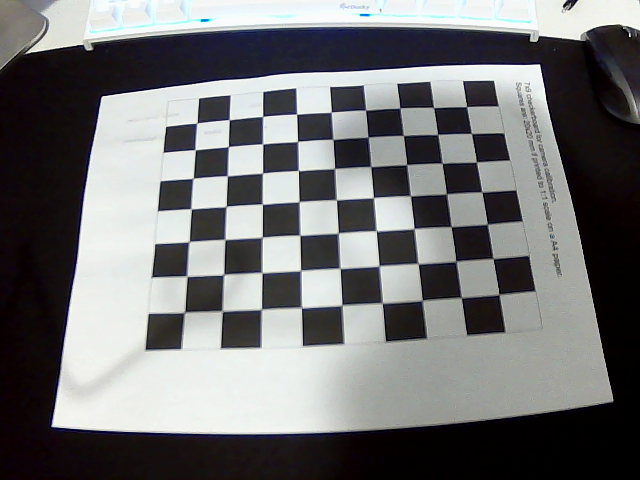
#> input picture camera_calibration/new_calibration_frames/calibration_frame_0.png, 640 x 480 px; its folder holds 4 pictures in this run
$ python camera_calibration.py
#> lines starting #> are read from the running program, lines starting #| are printed output that depends on the picture; after the words box and inside, x2 and y2 are one past the last pixel; in counts of white or black regions, pixels touching at a corner belong together
#https://docs.opencv.org/3.3.0/dc/dbb/tutorial_py_calibration.html
import numpy as np
import cv2
import glob

savedir="data/"

# termination criteria
criteria = (cv2.TERM_CRITERIA_EPS + cv2.TERM_CRITERIA_MAX_ITER, 30, 0.001)
# prepare object points, like (0,0,0), (1,0,0), (2,0,0) ....,(6,5,0)
# using 7x9 checkerboard, 20x20mm squares
objp = np.zeros((7*9,3), np.float32)
objp[:,:2] = np.mgrid[0:9,0:7].T.reshape(-1,2)
# Arrays to store object points and image points from all the images.
objpoints = [] # 3d point in real world space
imgpoints = [] # 2d points in image plane.
images = glob.glob('new_calibration_frames/*.png')
for fname in images:
    img = cv2.imread(fname)
#> img is the input picture: shape (480, 640, 3); mean B, G, R 115.6, 114.7, 114.4
    gray = cv2.cvtColor(img, cv2.COLOR_BGR2GRAY)
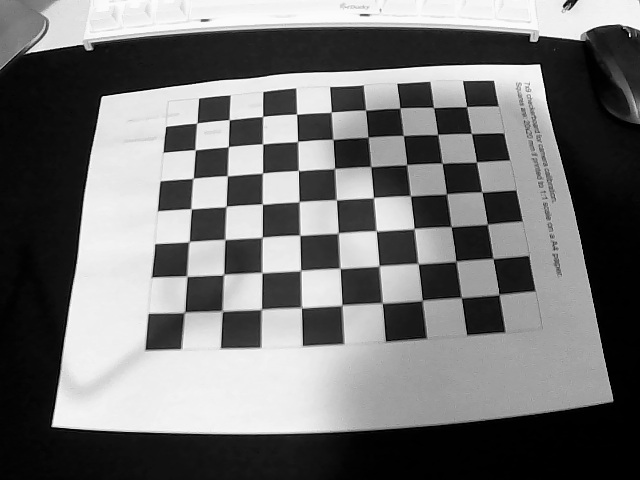
#> gray: shape (480, 640); min 0, max 252, mean 114.7
    # Find the chess board corners
    ret, corners = cv2.findChessboardCorners(gray, (9,7), None)
#> ret = True; corners = 63 rows, first 8: [498.9, 293.4], [461, 297.5], [422.2, 299.5], [382.3, 303.4], [342.1, 304.6], [302.4, 307.2], [261.8, 309.4], [223.8, 311.1]
    # If found, add object points, image points (after refining them)
    if ret == True:
        objpoints.append(objp)
        corners2=cv2.cornerSubPix(gray,corners, (11,11), (-1,-1), criteria)
#> corners2 = 63 rows, first 8: [499, 294.2], [461.2, 297.6], [422.2, 300.3], [382.2, 303.1], [341.8, 305.2], [301.4, 307.6], [261.4, 309.4], [222.2, 311.1]
        imgpoints.append(corners)
        # Draw and display the corners
        cv2.drawChessboardCorners(img, (9,7), corners2, ret)
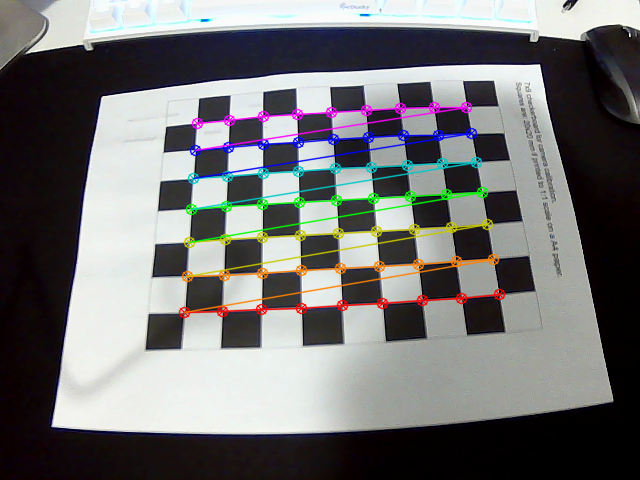
#> img: shape (480, 640, 3); 5.19% of pixels changed, all inside (x1, y1, x2, y2) = (178, 101, 506, 319)
        cv2.imshow('img', img)
        cv2.waitKey(500)
#> pass 2 of the loop `for fname in images:`:
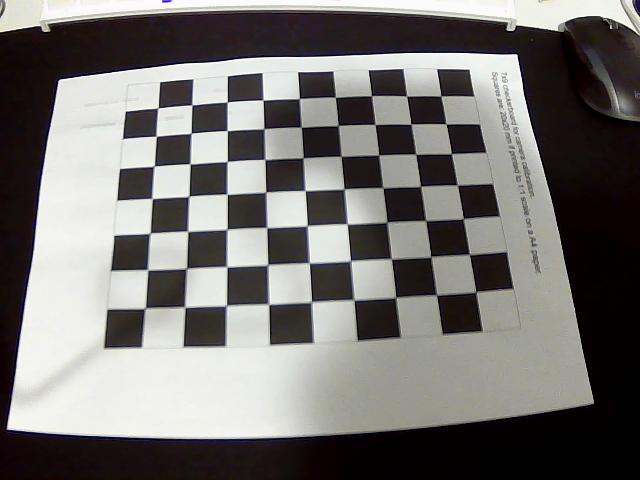
#> input picture camera_calibration/new_calibration_frames/calibration_frame_1.png, 640 x 480 px
#> img is the input picture: shape (480, 640, 3); mean B, G, R 112.9, 115, 117.5
#> corners = 63 rows, first 8: [476, 291.6], [436.7, 295], [396.2, 297], [354.2, 300.4], [311.7, 301.4], [268.9, 304.6], [226.7, 305], [185.1, 307.4]
#> corners2 = 63 rows, first 8: [475.8, 291.8], [436.5, 295], [395.6, 297.4], [353.7, 299.9], [311.4, 301.9], [268.6, 304.2], [226.3, 305.6], [184.8, 307.1]
#> `cv2.drawChessboardCorners(img, (9,7), corners2, ret)`:
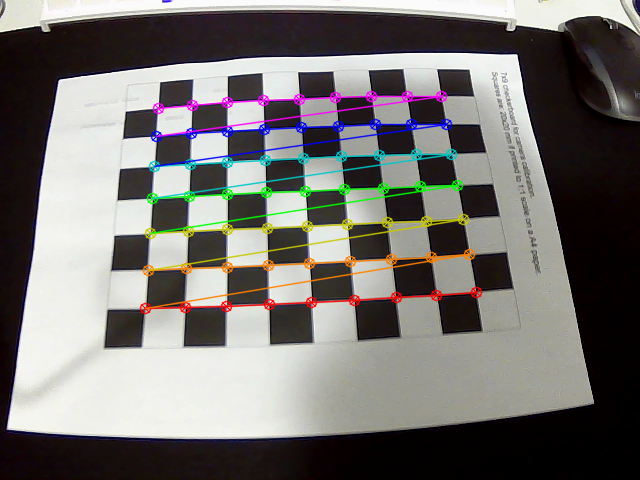
#> img: shape (480, 640, 3); 5.38% of pixels changed, all inside (x1, y1, x2, y2) = (139, 90, 483, 315)
#> pass 3 of the loop `for fname in images:`:
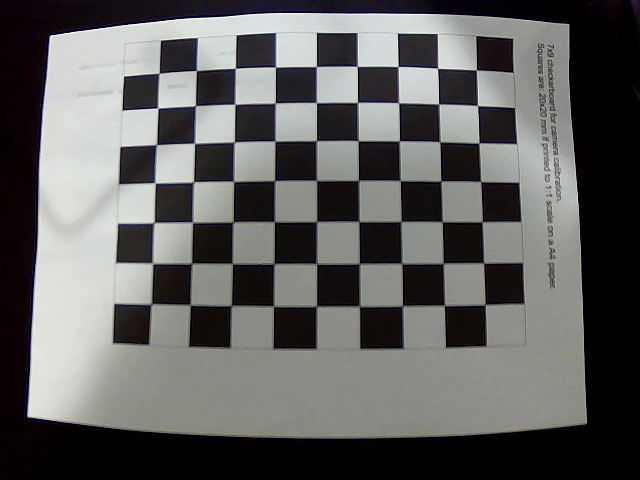
#> input picture camera_calibration/new_calibration_frames/calibration_frame_10.png, 640 x 480 px
#> img is the input picture: shape (480, 640, 3); mean B, G, R 94.2, 95.1, 95.5
#> corners = 63 rows, first 8: [159.3, 73.41], [196.7, 70.41], [235.4, 68.19], [275.7, 67.12], [316.4, 66.4], [357.4, 66.53], [398.2, 66.35], [437.6, 68.51]
#> corners2 = 63 rows, first 8: [159.1, 73.3], [196.3, 70.52], [235.3, 68.3], [275.5, 67.03], [316.3, 66.56], [357.2, 66.37], [398.2, 66.51], [437.5, 68.3]
#> `cv2.drawChessboardCorners(img, (9,7), corners2, ret)`:
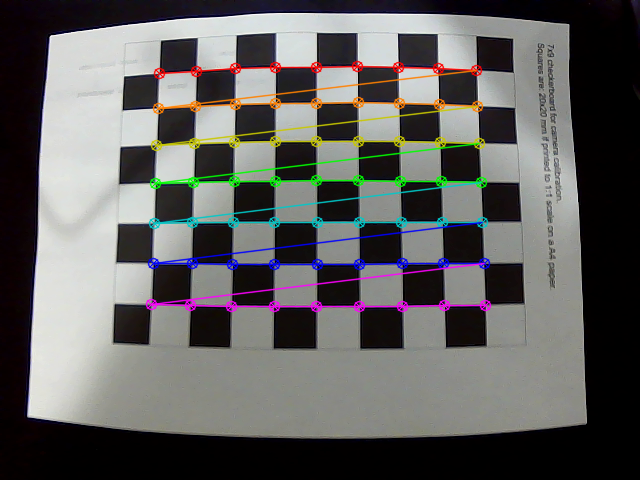
#> img: shape (480, 640, 3); 5.67% of pixels changed, all inside (x1, y1, x2, y2) = (145, 60, 492, 313)
#> the loop made 4 passes; the first 3 are shown
cv2.destroyAllWindows()

# save calibration parameters
ret, cam_mtx, dist, rvecs, tvecs = cv2.calibrateCamera(objpoints, imgpoints, gray.shape[::-1], None, None)

print("Camera Matrix")
print(cam_mtx)
np.save(savedir+'cam_mtx.npy', cam_mtx)

print("Distortion Coeff")
print(dist)
np.save(savedir+'dist.npy', dist)

print("r vecs")
print(rvecs[2])

print("t Vecs")
print(tvecs[2])
